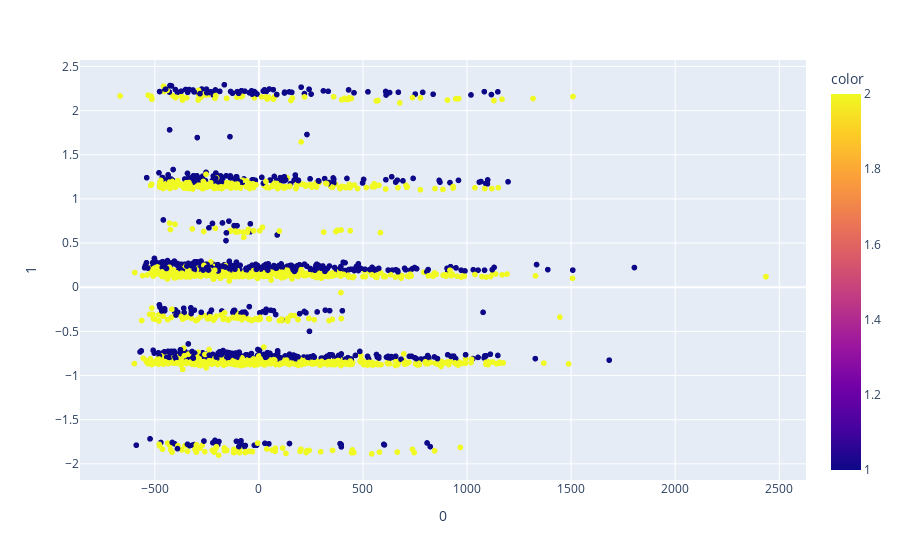

The notebook cell this image was saved under:
### Code cell
import plotly.express as px
from sklearn.decomposition import PCA

X = updated_als_data[['Hemoglobin_range', 'ALSFRS_slope']]
fig = px.scatter(als_fit_data, x=0, y=1, color=updated_als_data['Gender_mean'])
fig.show()

### Figure 1 — Plotly figure (JSON) as saved in the notebook; plotly's stock layout.template omitted (floating-point values rounded to 4 significant figures; data arrays with more than 128 entries replaced by an {"elided": "..."} marker saying what was removed)
{"data": [{"hovertemplate": "0=%{x}<br>1=%{y}<br>color=%{marker.color}<extra></extra>", "legendgroup": "", "marker": {"color": {"elided": "2223 int values"}, "coloraxis": "coloraxis", "symbol": "circle"}, "mode": "markers", "name": "", "showlegend": false, "type": "scattergl", "x": {"elided": "2223 float values"}, "xaxis": "x", "y": {"elided": "2223 float values"}, "yaxis": "y"}], "layout": {"coloraxis": {"colorbar": {"title": {"text": "color"}}, "colorscale": [[0, "#0d0887"], [0.1111, "#46039f"], [0.2222, "#7201a8"], [0.3333, "#9c179e"], [0.4444, "#bd3786"], [0.5556, "#d8576b"], [0.6667, "#ed7953"], [0.7778, "#fb9f3a"], [0.8889, "#fdca26"], [1, "#f0f921"]]}, "legend": {"tracegroupgap": 0}, "margin": {"t": 60}, "xaxis": {"anchor": "y", "domain": [0, 1], "title": {"text": "0"}}, "yaxis": {"anchor": "x", "domain": [0, 1], "title": {"text": "1"}}}}
